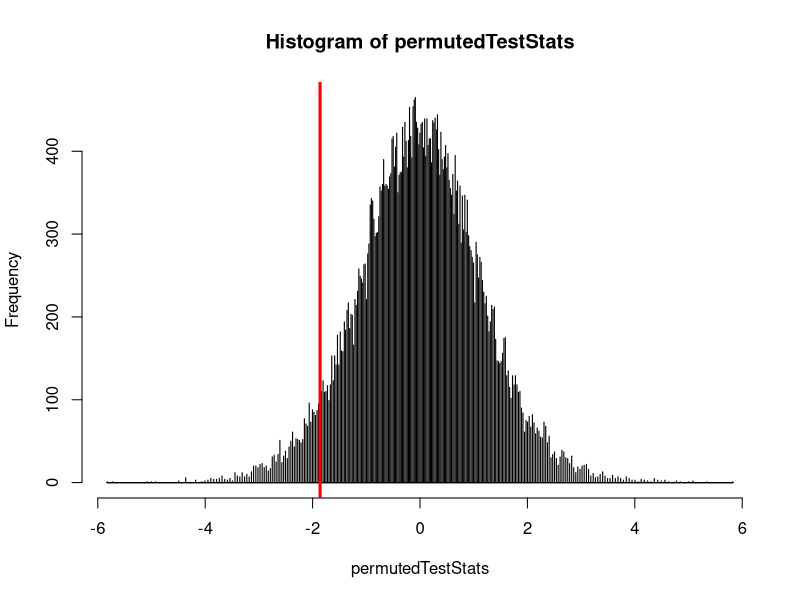

R code for this plot:
# First run the initial test and gain the test statistic:
myTest <- t.test(extra ~ group, data = sleep, mu = 0)
observedTestStat <- myTest$statistic

# Now we run the permutation for a distribution of test statistics
N <- 50000
permutedTestStats <- rep(NA, N)
for (i in 1:N){
  permutedData <- sample(sleep$group)
  permutedTest <- t.test(extra ~ permutedData, data = sleep, mu = 0)
  permutedTestStats[i] <- permutedTest$statistic
}

# Now we create a histogram of that distribution
hist(permutedTestStats, col = "skyblue", breaks=5000)
abline(v = observedTestStat, col = "red", lwd = 3)

#Greater-Than p-value: Not the correct one in this case
sum(permutedTestStats >= observedTestStat)/N

# Less-Than p-value: This is the corret one
sum(permutedTestStats <= observedTestStat)/N

# Two-Sided p-value
2*sum(permutedTestStats <= observedTestStat)/N

